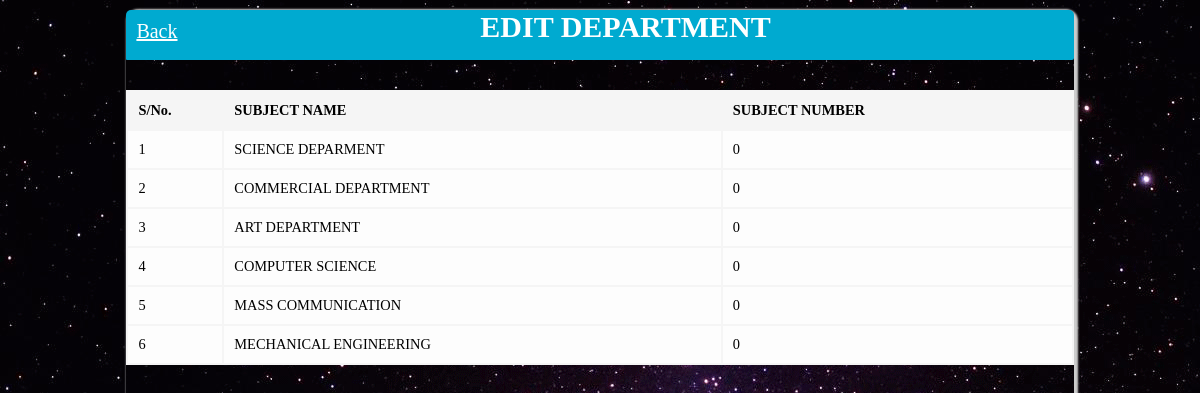
The page /admin/departedit.php on the database its author committed.
### tables this page shows
CREATE TABLE `mst_subject` (
  `id` int(11) NOT NULL,
  `sub_id` int(11) NOT NULL,
  `sub_name` text NOT NULL
);

### connect.php (called while the page is built, shortened)
<?php
class DBController {
	private $host = "localhost";
	private $user = "root";
	private $password = "";
	private $database = "cbt";
	private $conn;
	function __construct() {
		$this->conn = $this->connectDB();
	}
	function connectDB() {
		$conn = mysqli_connect($this->host,$this->user,$this->password,$this->database);
		return $conn;
	}
	function runQuery($query) {
		$result = mysqli_query($this->conn,$query);
		while($row=mysqli_fetch_assoc($result)) {
			$resultset[] = $row;
		}
		if(!empty($resultset))
			return $resultset;
	}
}
?>

### admin/departedit.php (the view, shortened to what this page needs)
<?php
require_once("../connect.php");
$db_handle = new DBController();
$sql = "SELECT * from mst_subject";
$faq = $db_handle->runQuery($sql);
?>
<html>
    <head>
    </head>
 <body style="background: url(img/bg/1.gif);">
<center>
<div style="margin:auto;width:80%; height:600px;box-shadow:2px 1px 2px 2px #CCCCCC;text-align:left; border-radius: 10px;">
		<div class="head" style="background-color: #00aad0; height: 50px; border-radius: 5px 5px 2px 1px; margin-bottom: 30px;">
		     <a href="subadd.php" style="float: left; color: #ffffff; font-size: 20px; margin-left: 10px; margin-top: 10px;">Back</a>
		    <p style="text-align: center;font-weight: bold; color: #ffffff; font-size: 30px; margin-top: 10px;">
		       EDIT DEPARTMENT
		    </p>
  		</div>
		<table class="tbl-qa">
		  <thead>
			  <tr>
				<th class="table-header" width="10%">S/No.</th>
				<th class="table-header">SUBJECT NAME</th>
				<th class="table-header">SUBJECT NUMBER</th>
			  </tr>
		  </thead>
		  <tbody>
		  <?php
		  foreach($faq as $k=>$v) {
		  ?>
			  <tr class="table-row">
				<td><?php echo $k+1; ?></td>
				<td contenteditable="true" onBlur="saveToDatabase(this,'sub_name','<?php echo $faq[$k]["id"]; ?>')" onClick="showEdit(this);"><?php echo $faq[$k]["sub_name"]; ?></td>
				<td contenteditable="true" onBlur="saveToDatabase(this,'sub_id','<?php echo $faq[$k]["id"]; ?>')" onClick="showEdit(this);"><?php echo $faq[$k]["sub_id"]; ?></td>
			  </tr>
		<?php
		}
		?>
		  </tbody>
		</table>
</div>
</center>
    </body>
</html>

### admin/departedit.php (style rules this page uses)
.tbl-qa { width: 100%;font-size:0.9em;background-color: #f5f5f5; }
.tbl-qa th.table-header { padding: 5px;text-align: left;padding:10px; }
.tbl-qa .table-row td { padding:10px;background-color: #FDFDFD; }

### rows shown on the page
mst_subject: sub_name "SCIENCE DEPARMENT", sub "0"
mst_subject: sub_name "COMMERCIAL DEPARTMENT", sub "0"
mst_subject: sub_name "ART DEPARTMENT", sub "0"
mst_subject: sub_name "COMPUTER SCIENCE", sub "0"
mst_subject: sub_name "MASS COMMUNICATION", sub "0"
mst_subject: sub_name "MECHANICAL ENGINEERING", sub "0"
